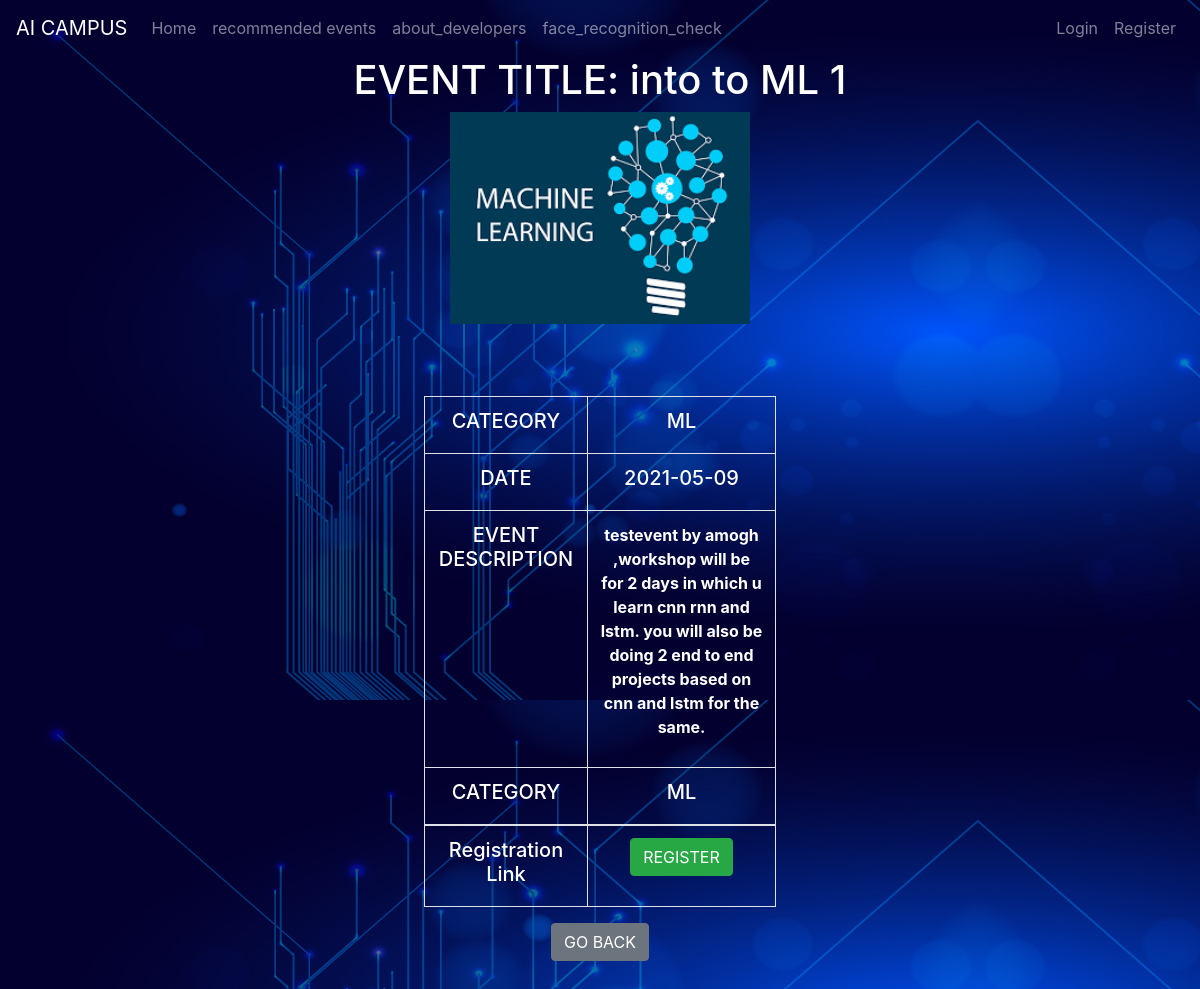
The page /events/4 on the database its author committed.
### project/models.py (models this page shows, shortened)
class events(db.Model,UserMixin):
    event_id = db.Column(db.Integer(), primary_key=True)
    eventname = db.Column(db.String(length=30),nullable=False)
    eventcategory = db.Column(db.String(length=30), nullable=False)
    event_date = db.Column(db.String(20))
    event_description=db.Column(db.Text,nullable=False)
    image_file=db.Column(db.String(20),nullable=False,default='default.jpg')
    register_link = db.Column(db.Text)
    user_id = db.Column(db.Integer,db.ForeignKey('user.id'),nullable=False)

### project/events/routes.py (the view)
@events_bp.route('/events/<int:id>')
def eventdescription(id):
    event=events.query.filter_by(event_id=id).first()
    return render_template("eventdescription.html",event=event)

### project/templates/eventdescription.html (shortened to what this page needs)
{% extends 'base.html' %}
{% block content %}
<body class="text-center">
        <h1>EVENT TITLE: {{event.eventname}}</h1>
        <img src=../static/images/events/{{event.image_file}} width="25%" height="50%">
        <div class="col-md-4 p-lg-4 mx-auto my-5 text-center">
            <table class="table table-bordered ">
                <tbody>
                    <tr>
                        <th scope="row"><h5>CATEGORY </h5></th>
                        <th scope="row"><h5> {{event.eventcategory}}</h5></th>
                    </tr>
                    <tr>
                        <th scope="row"><h5>DATE</h5></th>
                        <th scope="row"><h5> {{event.event_date}}</h5></th>
                    </tr>
                     <tr>
                        <th scope="row"><h5>EVENT DESCRIPTION </h5></th>
                        <th scope="row"><p> {{event.event_description }}</p></th>
                    </tr>
                    <tr>
                        <th scope="row"><h5>CATEGORY </h5></th>
                        <th scope="row"><h5> {{event.eventcategory}}</h5></th>
                    </tr>
                </tbody>
                    <tr>
                        <th scope="row"><h5>Registration Link </h5></th>
                        <th scope="row"><a href='{{ event.register_link }}' class="btn btn-success">REGISTER  </a></th>
                    </tr>
            </table>
                         <a href="{{ url_for('events_bp.event_page') }}" class="btn btn-secondary">GO BACK </a>
        </div>
</body>
{% endblock %}

### project/templates/eventdescription.html (style rules this page uses)
h1,h5,p { color:white }

### rows shown on the page
events: eventname "into to ML 1", image_file (picture), eventcategory "ML", event_date "2021-05-09", event_description "testevent by amogh ,workshop will be for 2 days in which u learn cnn rnn and lstm. you will also be doing 2 end to end projects based on cnn and lstm for the same."
